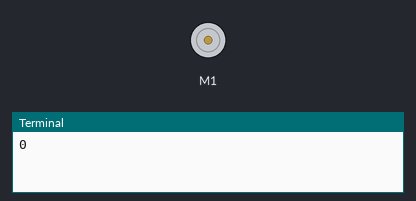
Simulated run of this program. Board: Raspberry Pi (BCM pin numbers). Parts: DC motor (green arrow = forward, orange = backward, longer = faster), the last lines printed to the terminal.

Above: at 2.5 s.
At 7.5 s:
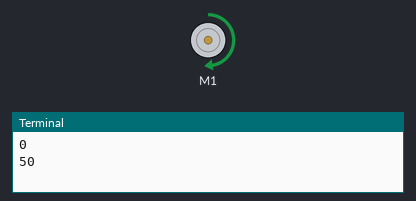
At 12.5 s:
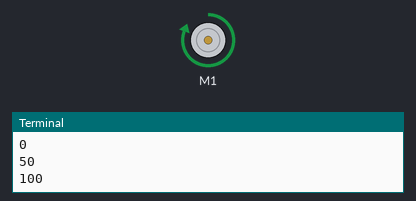
Timing chart, 0 to 19.5 s (numbered marks = the images above):
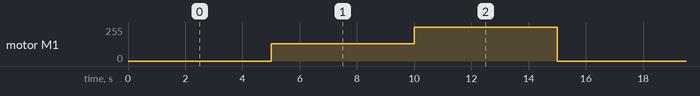

The program:

main22.py
```python
from gpiozero import Motor
import time

motor = Motor(21, 20)

try:
    while 1:
        motor.stop()
        print("0")
        time.sleep(5.0)

        motor.forward(0.5)
        print("50")
        time.sleep(5.0)

        motor.forward(1.0)
        print("100")
        time.sleep(5.0)

except KeyboardInterrupt:
    pass

motor.stop()
```

Measured:
- by itself, motor M1: repeats every 15.0 s: forward 255/255 5.0 s, stopped 5.0 s, forward 128/255 5.0 s
